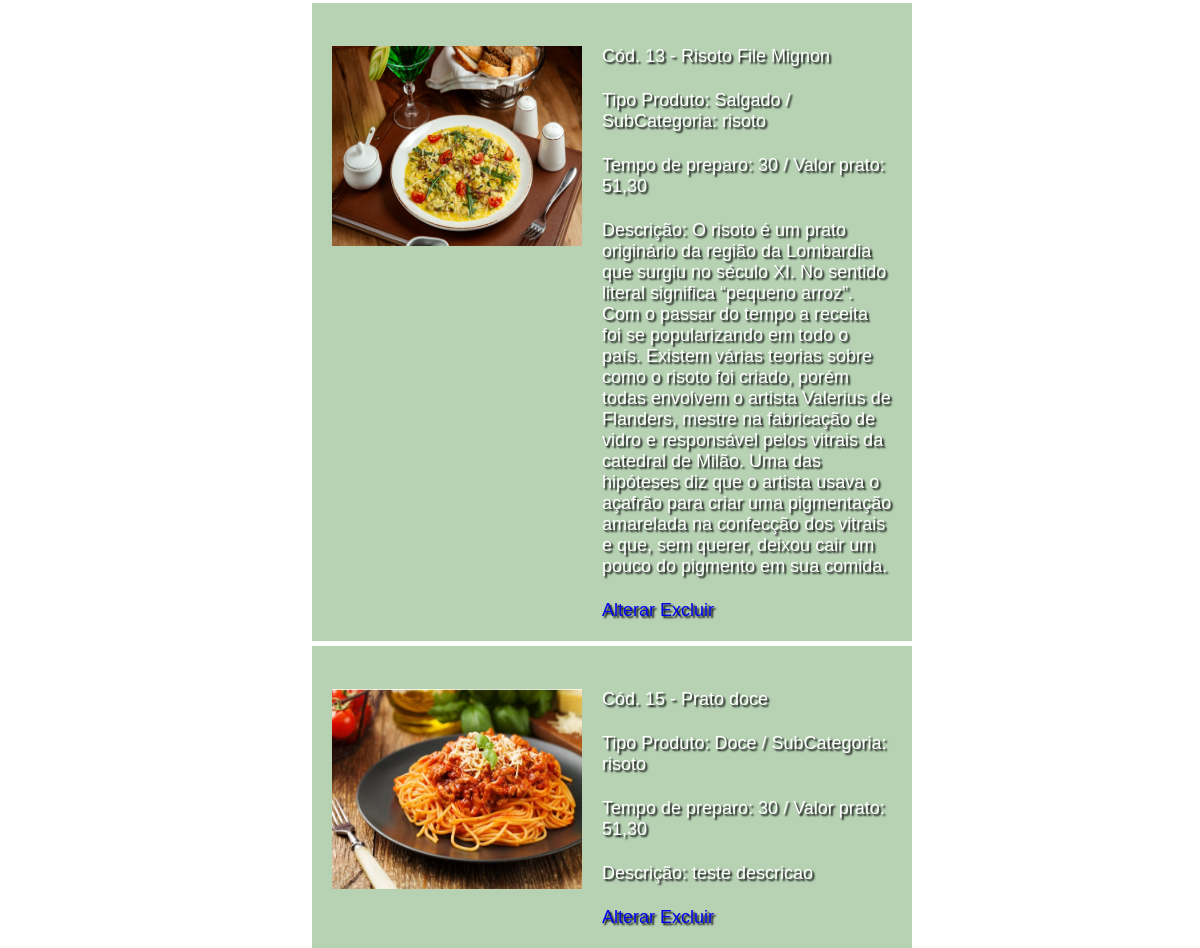
The page /CiboGiola/pages/produtos.php (signed in, lower part) on the database as committed earlier.
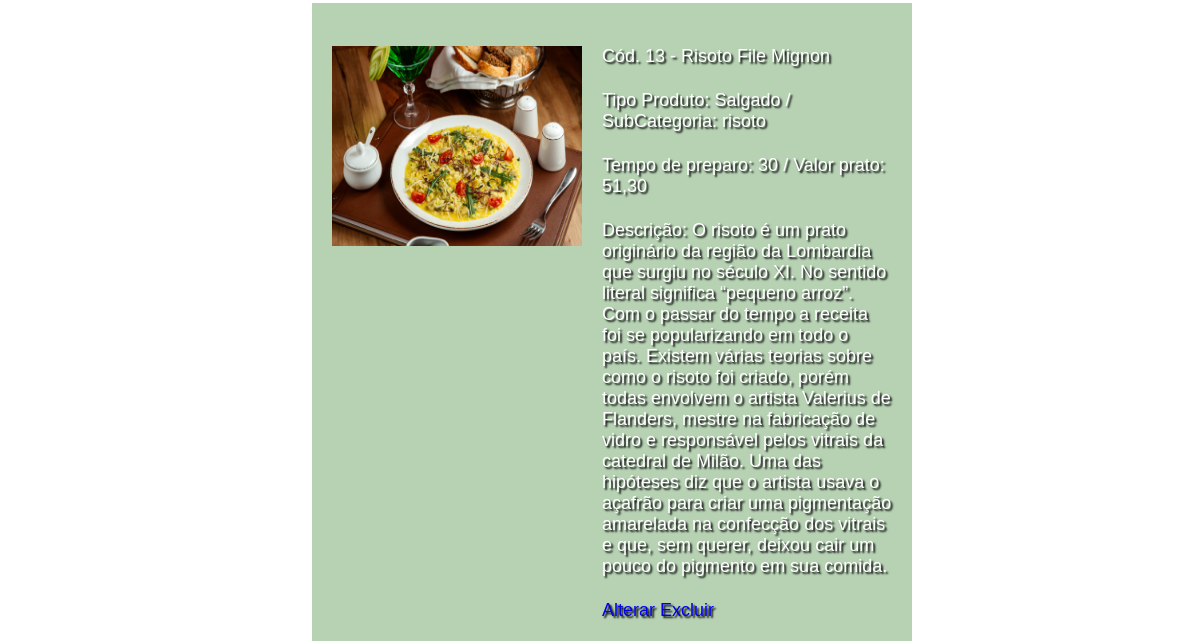
The same page on the database as committed later.
### tables this page shows
CREATE TABLE IF NOT EXISTS `tb_produtos` (
  `codProd` int(11) NOT NULL AUTO_INCREMENT,
  `imagem` varchar(150) NOT NULL,
  `nomePrato` varchar(30) NOT NULL,
  `tipo` varchar(15) NOT NULL,
  `subcategoria` varchar(15) NOT NULL,
  `descricao` varchar(600) NOT NULL,
  `tempoPreparo` varchar(5) NOT NULL,
  `valorPrato` varchar(5) NOT NULL,
  PRIMARY KEY (`codProd`)
);

### CiboGiola/pages/produtos.php (the view, shortened to what this page needs)
<!DOCTYPE html>
<html lang="en">
<head>
     <link rel="stylesheet" href="..\style\styleIntranet.css">
          <link rel="stylesheet" href="..\style\produtos.css">
</head>
<body>
    <?php include('barraLateral.php') ?>
    <?php
     require('connect.php');
     $produto = mysqli_query($con, "Select * from `tb_produtos`");
        while($produtos = mysqli_fetch_array($produto)){
        echo "<div class=formulario>";
        echo "<div class=img>";
        echo "<p><img src=$produtos[imagem]></p>";
        echo "</div>";
         echo "<div class=dados>";
        echo "<p> Cód. $produtos[codProd]  -  $produtos[nomePrato]</p>";
        echo "<p> Tipo Produto: $produtos[tipo] / SubCategoria: $produtos[subcategoria]</p>";
        echo "<p> Tempo de preparo: $produtos[tempoPreparo] / Valor prato: $produtos[valorPrato]</p>";
        echo "<p> Descrição: $produtos[descricao]</p>";
        echo "<div class=alterarExcluir>";
        echo "<p> <a href =alterar.php?cod=$produtos[codProd]>Alterar</a>
             <a href =javascript:confirmar($produtos[codProd])>Excluir</a></p>";
        echo "</div>";
        echo "</div>";
        echo "</div>";
    }
    ?>
</body>
</html>

Rows that differ between the two databases and show on the page:
removed tb_produtos: imagem (picture), codProd "15", nomePrato "Prato doce", tipo "Doce", subcategoria "risoto", tempoPreparo "30", valorPrato "51,30", descricao "teste descricao"
